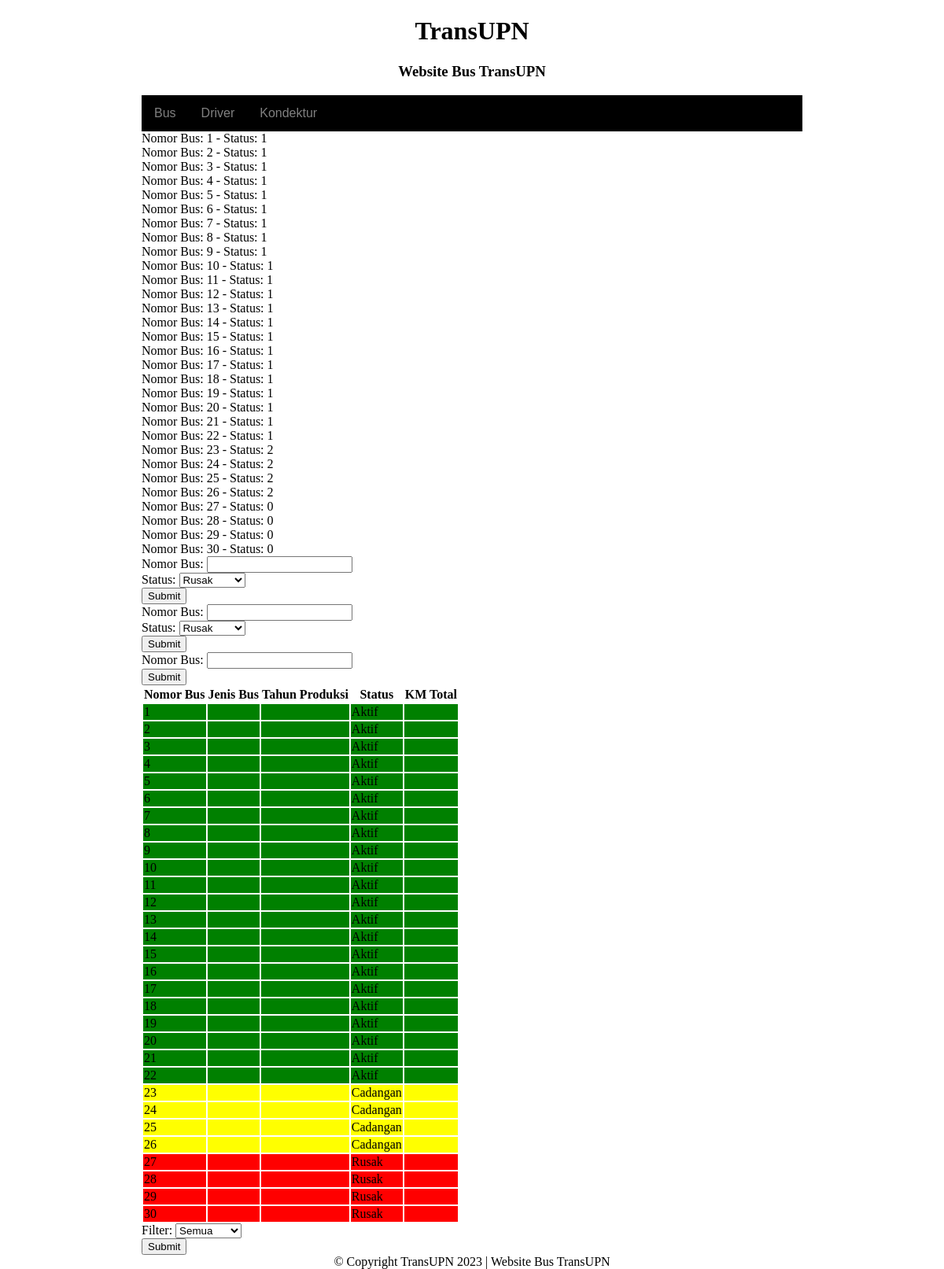
The page / on the database its author committed.
### tables this page shows
CREATE TABLE `bus` (
  `id_bus` int(10) UNSIGNED NOT NULL,
  `plat` varchar(10) DEFAULT NULL,
  `status` char(1) DEFAULT NULL
);

### bus.php (the view, shortened to what this page needs)
<?php
include "koneksi.php";
$sql = "SELECT * FROM bus";
$result = mysqli_query($conn, $sql);
if (mysqli_num_rows($result) > 0) {
    while($row = mysqli_fetch_assoc($result)) {
        echo "Nomor Bus: " . $row["id_bus"]. " - Status: " . $row["status"]. "<br>";
    }
} else {
    echo "0 results";
}
?>
<form method="post" action="<?php echo htmlspecialchars($_SERVER["PHP_SELF"]);?>">
    Nomor Bus: <input type="text" name="id_bus"><br>
    Status:
    <select name="status">
        <option value="0">Rusak</option>
    </select><br>
    <input type="submit" name="submit" value="Submit">
</form>
<form method="post" action="<?php echo htmlspecialchars($_SERVER["PHP_SELF"]);?>">
    Nomor Bus: <input type="text" name="id_bus"><br>
    Status:
    <select name="status">
        <option value="0">Rusak</option>
    </select><br>
    <input type="submit" name="submit" value="Submit">
</form>
<form method="post" action="<?php echo htmlspecialchars($_SERVER["PHP_SELF"]);?>">
    Nomor Bus: <input type="text" name="id_bus"><br>
    <input type="submit" name="submit" value="Submit">
</form>
<?php
include "koneksi.php";
$sql = "SELECT * FROM bus";
$result = mysqli_query($conn, $sql);
if (mysqli_num_rows($result) > 0) {
    echo "<table><tr><th>Nomor Bus</th><th>Jenis Bus</th><th>Tahun Produksi</th><th>Status</th><th>KM Total</th></tr>";
    while($row = mysqli_fetch_assoc($result)) {
        $status_text = "";
        $status_color = "";
        switch ($row["status"]) {
            case 0:
                $status_text = "Rusak";
                $status_color = "red";
                break;
            case 1:
                $status_text = "Aktif";
                $status_color = "green";
                break;
            case 2:
                $status_text = "Cadangan";
                $status_color = "yellow";
                break;
        }
        echo "<tr style='background-color: ".$status_color."'><td>".$row["id_bus"]."</td><td>".$row["jenis_bus"]."</td><td>".$row["tahun_produksi"]."</td><td>".$status_text."</td><td>".$row["jumlah_km"]."</td></tr>";
    }
    echo "</table>";
} else {
    echo "0 results";
}
?>
<form method="get" action="<?php echo htmlspecialchars($_SERVER["PHP_SELF"]);?>">
    Filter:
    <select name="status">
        <option value="">Semua</option>
    </select><br>
    <input type="submit" name="submit" value="Submit">
</form>

### index.php (shortened to what this page needs)
<!DOCTYPE html>
<html lang="en">
<head>
    <link rel="stylesheet" href="style.css" type="text/css">
</head>
<body>
    <header>
        <h1 class="title">TransUPN</h1>
        <h3 class="desc">Website Bus TransUPN</h3>
        <nav id="navigation">
            <ul>
                <li><a href="index.php?page=bus">Bus</a></li>
                <li><a href="index.php?page=driver">Driver</a></li>
                <li><a href="index.php?page=kondektur">Kondektur</a></li>
            </ul>
        </nav>
    </header>
    <div id="contents">
        <?php
        if(isset($_GET['page'])){
            $page = $_GET['page'];
            switch ($page) {
                case 'bus':
                include "bus.php";
                break;
                case 'driver':
                include "driver.php";
                break;
                case 'kondektur':
                include "kondektur.php";
                break;
            }
        }
else{
            include "bus.php";
        }
        ?>
    </div>
    <footer>
        &copy Copyright TransUPN 2023 | Website Bus TransUPN
    </footer>
</body>
</html>

### style.css (style rules this page uses)
header h1.title, header h3.desc { text-align: center; }
body { width: 70%; margin: auto; }
a:link { color: gray; }
#contents { float: center; }
ul { list-style-type: none; margin: 0; padding: 0; overflow: hidden; background-color: black; font-family: sans-serif; }
li { float: left; }
li a { display: block; color: white; text-align: center; padding: 14px 16px; text-decoration: none; }
footer { text-align: center; }

### rows shown on the page
bus: id_bus "1", status "1", status "Aktif"
bus: id_bus "2", status "1", status "Aktif"
bus: id_bus "3", status "1", status "Aktif"
bus: id_bus "4", status "1", status "Aktif"
bus: id_bus "5", status "1", status "Aktif"
bus: id_bus "6", status "1", status "Aktif"
bus: id_bus "7", status "1", status "Aktif"
bus: id_bus "8", status "1", status "Aktif"
bus: id_bus "9", status "1", status "Aktif"
bus: id_bus "10", status "1", status "Aktif"
bus: id_bus "11", status "1", status "Aktif"
bus: id_bus "12", status "1", status "Aktif"
bus: id_bus "13", status "1", status "Aktif"
bus: id_bus "14", status "1", status "Aktif"
bus: id_bus "15", status "1", status "Aktif"
bus: id_bus "16", status "1", status "Aktif"
bus: id_bus "17", status "1", status "Aktif"
bus: id_bus "18", status "1", status "Aktif"
bus: id_bus "19", status "1", status "Aktif"
bus: id_bus "20", status "1", status "Aktif"
bus: id_bus "21", status "1", status "Aktif"
bus: id_bus "22", status "1", status "Aktif"
bus: id_bus "23", status "2", status "Cadangan"
bus: id_bus "24", status "2", status "Cadangan"
bus: id_bus "25", status "2", status "Cadangan"
bus: id_bus "26", status "2", status "Cadangan"
bus: id_bus "27", status "0", status "Rusak"
bus: id_bus "28", status "0", status "Rusak"
bus: id_bus "29", status "0", status "Rusak"
bus: id_bus "30", status "0", status "Rusak"
